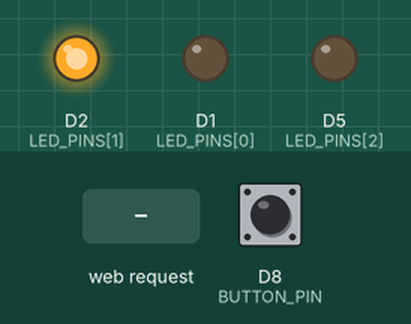
Recording of a sketch running on a simulated ESP8266 (Wemos D1 mini). Parts: output pins drawn as LEDs (lit = HIGH). Dashed ring = blinking. Inputs (shaded band) come from the test bench; at power-on: D8 (BUTTON_PIN) LOW. What the sketch prints to the serial monitor is not drawn.

Above: at 1.2 s.
1.3 s: D8 (BUTTON_PIN) pulled HIGH for 1 s
4.3 s: HTTP request GET /set?state=1 received
At 4.45 s:
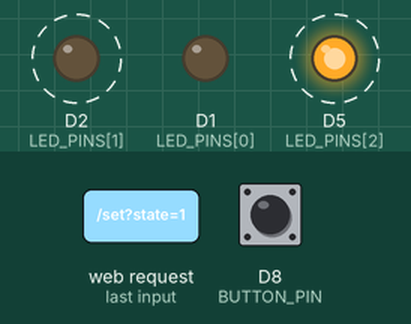
7.3 s: HTTP request GET /set?state=0 received
At 9.8 s:
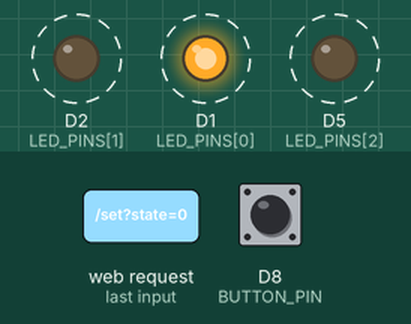
Timing chart, 0 to 16.3 s (numbered marks = the images above; inputs shaded):
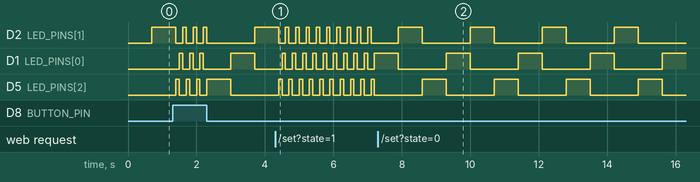

The sketch:

lab1.ino
```cpp
#include <Arduino.h>
#include <ESP8266WiFi.h>
#include <ESP8266WebServer.h>


const bool LED_ON[] = {HIGH, HIGH, HIGH};
const uint8_t LED_PINS[] = {D1, D2, D5};
const uint8_t BUTTON_PIN = D8;
const uint8_t LED_COUNT = sizeof(LED_PINS) / sizeof(LED_PINS[0]);

const char *SSID_AP = "Kobryn";
const char *PASSWORD = "password123";

const unsigned long INTERVAL_NORMAL = 700;
const unsigned long INTERVAL_FAST = 100;
const unsigned long DEBOUNCE_DELAY = 50;


ESP8266WebServer server(80);

unsigned long previousMillis = 0;
uint8_t currentLed = 0;

bool webButtonActive = false;


volatile bool isrTriggered = false;
volatile unsigned long isrTime = 0;


bool buttonState = false;


const char MAIN_page[] PROGMEM = R"=====(
<!DOCTYPE html>
<html>
<head>
  <meta name="viewport" content="width=device-width, initial-scale=1" charset="UTF-8">
  <title>Wemos Control</title>
  <style>
    body { font-family: sans-serif; text-align: center; margin-top: 50px; background-color: #f4f4f4;}
    button { padding: 30px 60px; font-size: 24px; border-radius: 12px; background-color: #E63946; color: white; border: none; cursor: pointer; user-select: none; box-shadow: 0 4px 6px rgba(0,0,0,0.1); }
    button:active { background-color: #D62828; transform: translateY(2px); box-shadow: 0 2px 4px rgba(0,0,0,0.2); }
  </style>
</head>
<body>
  <h2>Контроль швидкості LED</h2>
  <button id="btn">PRESS</button>
  <script>
    const btn = document.getElementById("btn");
    function sendState(state) { fetch("/set?state=" + state); }
    btn.addEventListener("mousedown", () => sendState(1));
    btn.addEventListener("mouseup",   () => sendState(0));
    btn.addEventListener("mouseleave",() => sendState(0));
    btn.addEventListener("touchstart", (e) => { e.preventDefault(); sendState(1); });
    btn.addEventListener("touchend",   (e) => { e.preventDefault(); sendState(0); });
  </script>
</body>
</html>
)=====";


void IRAM_ATTR buttonISR() {
  isrTriggered = true;
  isrTime = millis();
}


void handleRoot() {
  server.send(200, "text/html", MAIN_page);
}

void handleSet() {
  if (server.hasArg("state")) {
    webButtonActive = (server.arg("state") == "1");
    Serial.print("webButtonActive=");
    Serial.println(webButtonActive ? "true" : "false");
  }
  server.send(200, "text/plain", "OK");
}


void processButton() {

  if (!isrTriggered) return;

    Serial.println("triggered");

  if ((millis() - isrTime) < DEBOUNCE_DELAY)
  {
      Serial.println("((millis() - isrTime) ");

    return;
  }

        Serial.println("AFTER debounce");


  buttonState  = (digitalRead(BUTTON_PIN) == HIGH);
  isrTriggered = false;
  Serial.print("buttonState=");
  Serial.println(buttonState ? "PRESSED" : "RELEASED");
}


void updateLeds() {
  bool fast = buttonState || webButtonActive;
  unsigned long interval = fast ? INTERVAL_FAST : INTERVAL_NORMAL;

  if ((millis() - previousMillis) < interval) return;

  previousMillis += interval;

  digitalWrite(LED_PINS[currentLed], !LED_ON[currentLed]);
  currentLed = (currentLed + 1) % LED_COUNT;
  digitalWrite(LED_PINS[currentLed],  LED_ON[currentLed]);
}


void setup() {
  Serial.begin(115200);

  for (int i = 0; i < LED_COUNT; i++) {
    pinMode(LED_PINS[i], OUTPUT);
    digitalWrite(LED_PINS[i], !LED_ON[i]);
  }

  pinMode(BUTTON_PIN, INPUT);


  attachInterrupt(digitalPinToInterrupt(BUTTON_PIN), buttonISR, CHANGE);

  WiFi.softAP(SSID_AP, PASSWORD);
  Serial.println("Ready");

  server.on("/",    handleRoot);
  server.on("/set", handleSet);
  server.begin();

  Serial.print("AP IP: ");
  Serial.println(WiFi.softAPIP());
}

void loop() {
  Serial.println(digitalRead(BUTTON_PIN));
   processButton();
  server.handleClient();
   updateLeds();

}
```

Measured:
- after the input at 4.3 s, D5 (LED_PINS[2]): alternates HIGH for 0.10 s and LOW for 0.20 s, starting after 0.20 s
- after the input at 7.3 s, D2 (LED_PINS[1]), D1 (LED_PINS[0]): alternates HIGH for 0.70 s and LOW for 1.4 s, starting after 0.60 s; D5 (LED_PINS[2]): alternates HIGH for 0.70 s and LOW for 1.4 s, starting after 1.3 s
- by itself, D2 (LED_PINS[1]), D1 (LED_PINS[0]): alternates HIGH for 0.10 s and LOW for 0.20 s
